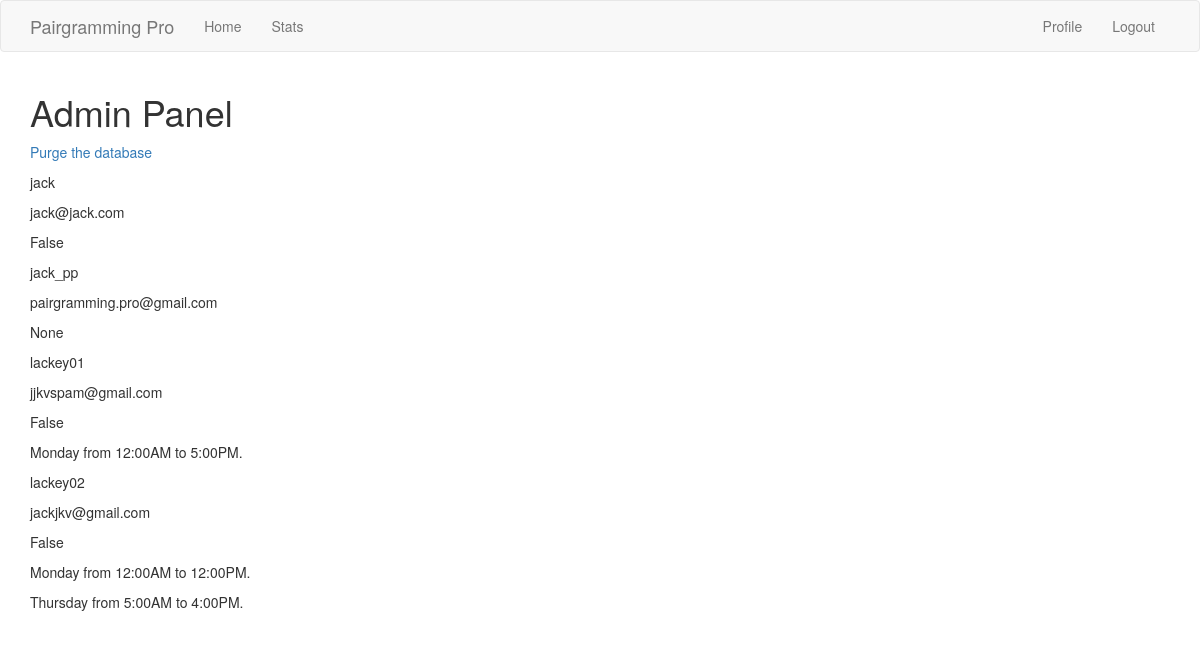
The app's page /admin (signed in), older data.
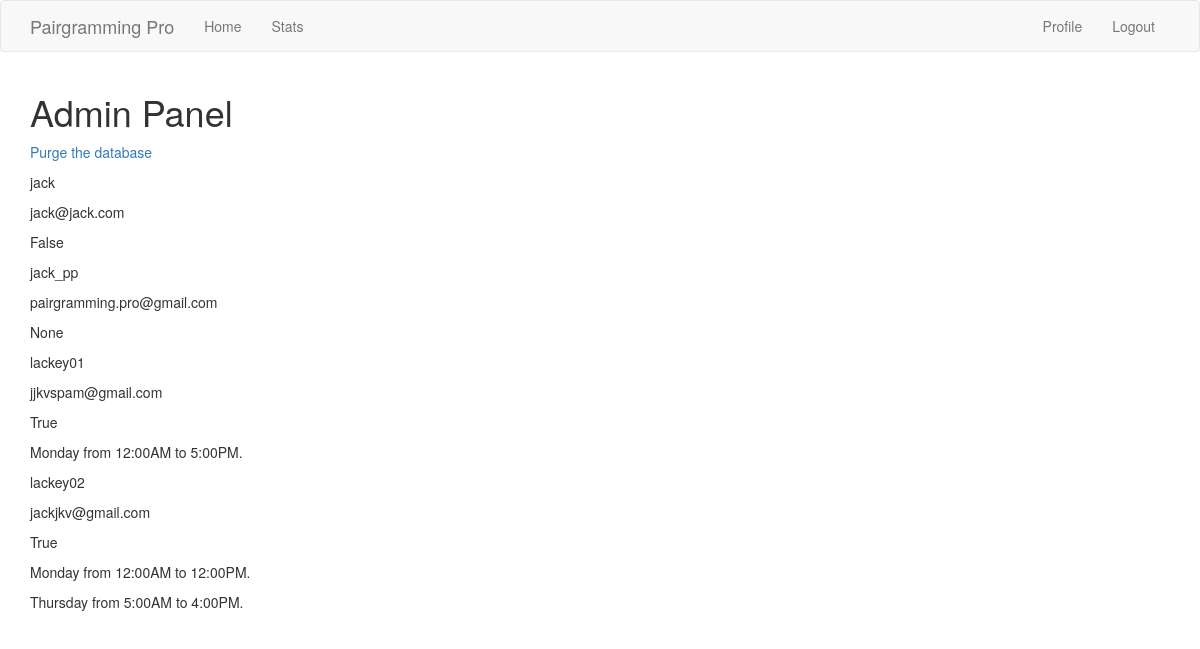
The same page, newer data.
### app/models.py (models this page shows, shortened)
class User(UserMixin, db.Model):
    id = db.Column(db.Integer, primary_key=True)
    username = db.Column(db.String(128), index=True, unique=True)
    email = db.Column(db.String(128), index=True, unique=True)
    s_id = db.Column(db.Integer, db.ForeignKey('school.id'))
    c_id = db.Column(db.Integer, db.ForeignKey('course.id'))
    password_hash = db.Column(db.String(128))
    free_times = db.relationship('FreeInterval', backref='author', lazy='dynamic')
    taken = db.Column(db.Boolean)
    partner = db.Column(db.String(128))

class FreeInterval(db.Model):
    id = db.Column(db.Integer, primary_key=True)
    start_day = db.Column(db.String(10))
    start_time = db.Column(db.String(10))
    end_day = db.Column(db.String(10))
    end_time = db.Column(db.String(10))
    user_id = db.Column(db.Integer, db.ForeignKey('user.id'))
    def __repr__(self):
        if self.start_day == self.end_day:
            return '{} from {} to {}.'.format(self.start_day, self.start_time, self.end_time)
        else:
            return '{} at {} to {} at {}.'.format(self.start_day, self.start_time, self.end_day, self.end_time)

### app/routes.py (the view)
@app.route('/admin', methods=['GET', 'POST'])
@login_required
def admin():
    if current_user.username not in DM.ADMINS:
        flash('Access denied!')
        return redirect(url_for('index'))
    users = User.query.all()
    return render_template('admin.html', title='Admin Panel', users=users)

### app/models.py (called while the page is built)
@login.user_loader
def load_user(id):
    return User.query.get(int(id))

### app/templates/admin.html (shortened to what this page needs)
{% extends "base.html" %}
{% block app_content %}
<h1>Admin Panel</h1>
<p><a href="{{ url_for('purge') }}">Purge the database</a></p>
{% for user in users %}
<p>{{user.username}}</p>
<p>{{user.email}}</p>
<p>{{user.taken}}</p>
{% for f in user.free_times %}
<p>{{f}}</p>
{% endfor %}
{% endfor %}
{% endblock %}

### app/templates/base.html (shortened to what this page needs)
{% extends 'bootstrap/base.html' %}
{% block navbar %}
    <nav class="navbar navbar-default">
        <div class="container">
            <div class="navbar-header">
                <a class="navbar-brand" href="{{ url_for('index') }}">Pairgramming Pro</a>
            </div>
            <div class="collapse navbar-collapse" id="bs-example-navbar-collapse-1">
                <ul class="nav navbar-nav">
                    <li><a href="{{ url_for('index') }}">Home</a></li>
                    <li><a href="{{ url_for('stats') }}">Stats</a></li>
                </ul>
                <ul class="nav navbar-nav navbar-right">
                    {% if current_user.is_anonymous %}
                    <li><a href="{{ url_for('login') }}"></a></li>
                    {% else %}
                    <li><a href="{{ url_for('user', username=current_user.username) }}">Profile</a></li>
                    <li><a href="{{ url_for('logout') }}">Logout</a></li>
                    {% endif %}
                </ul>
            </div>
        </div>
    </nav>
{% endblock %}
{% block content %}
    <div class="container">
        {% block app_content %}{% endblock %}
    </div>
{% endblock %}

Row changes from the older to the newer data that the page shows:
changed User "lackey01": taken "False" → "True"
changed User "lackey02": taken "False" → "True"
